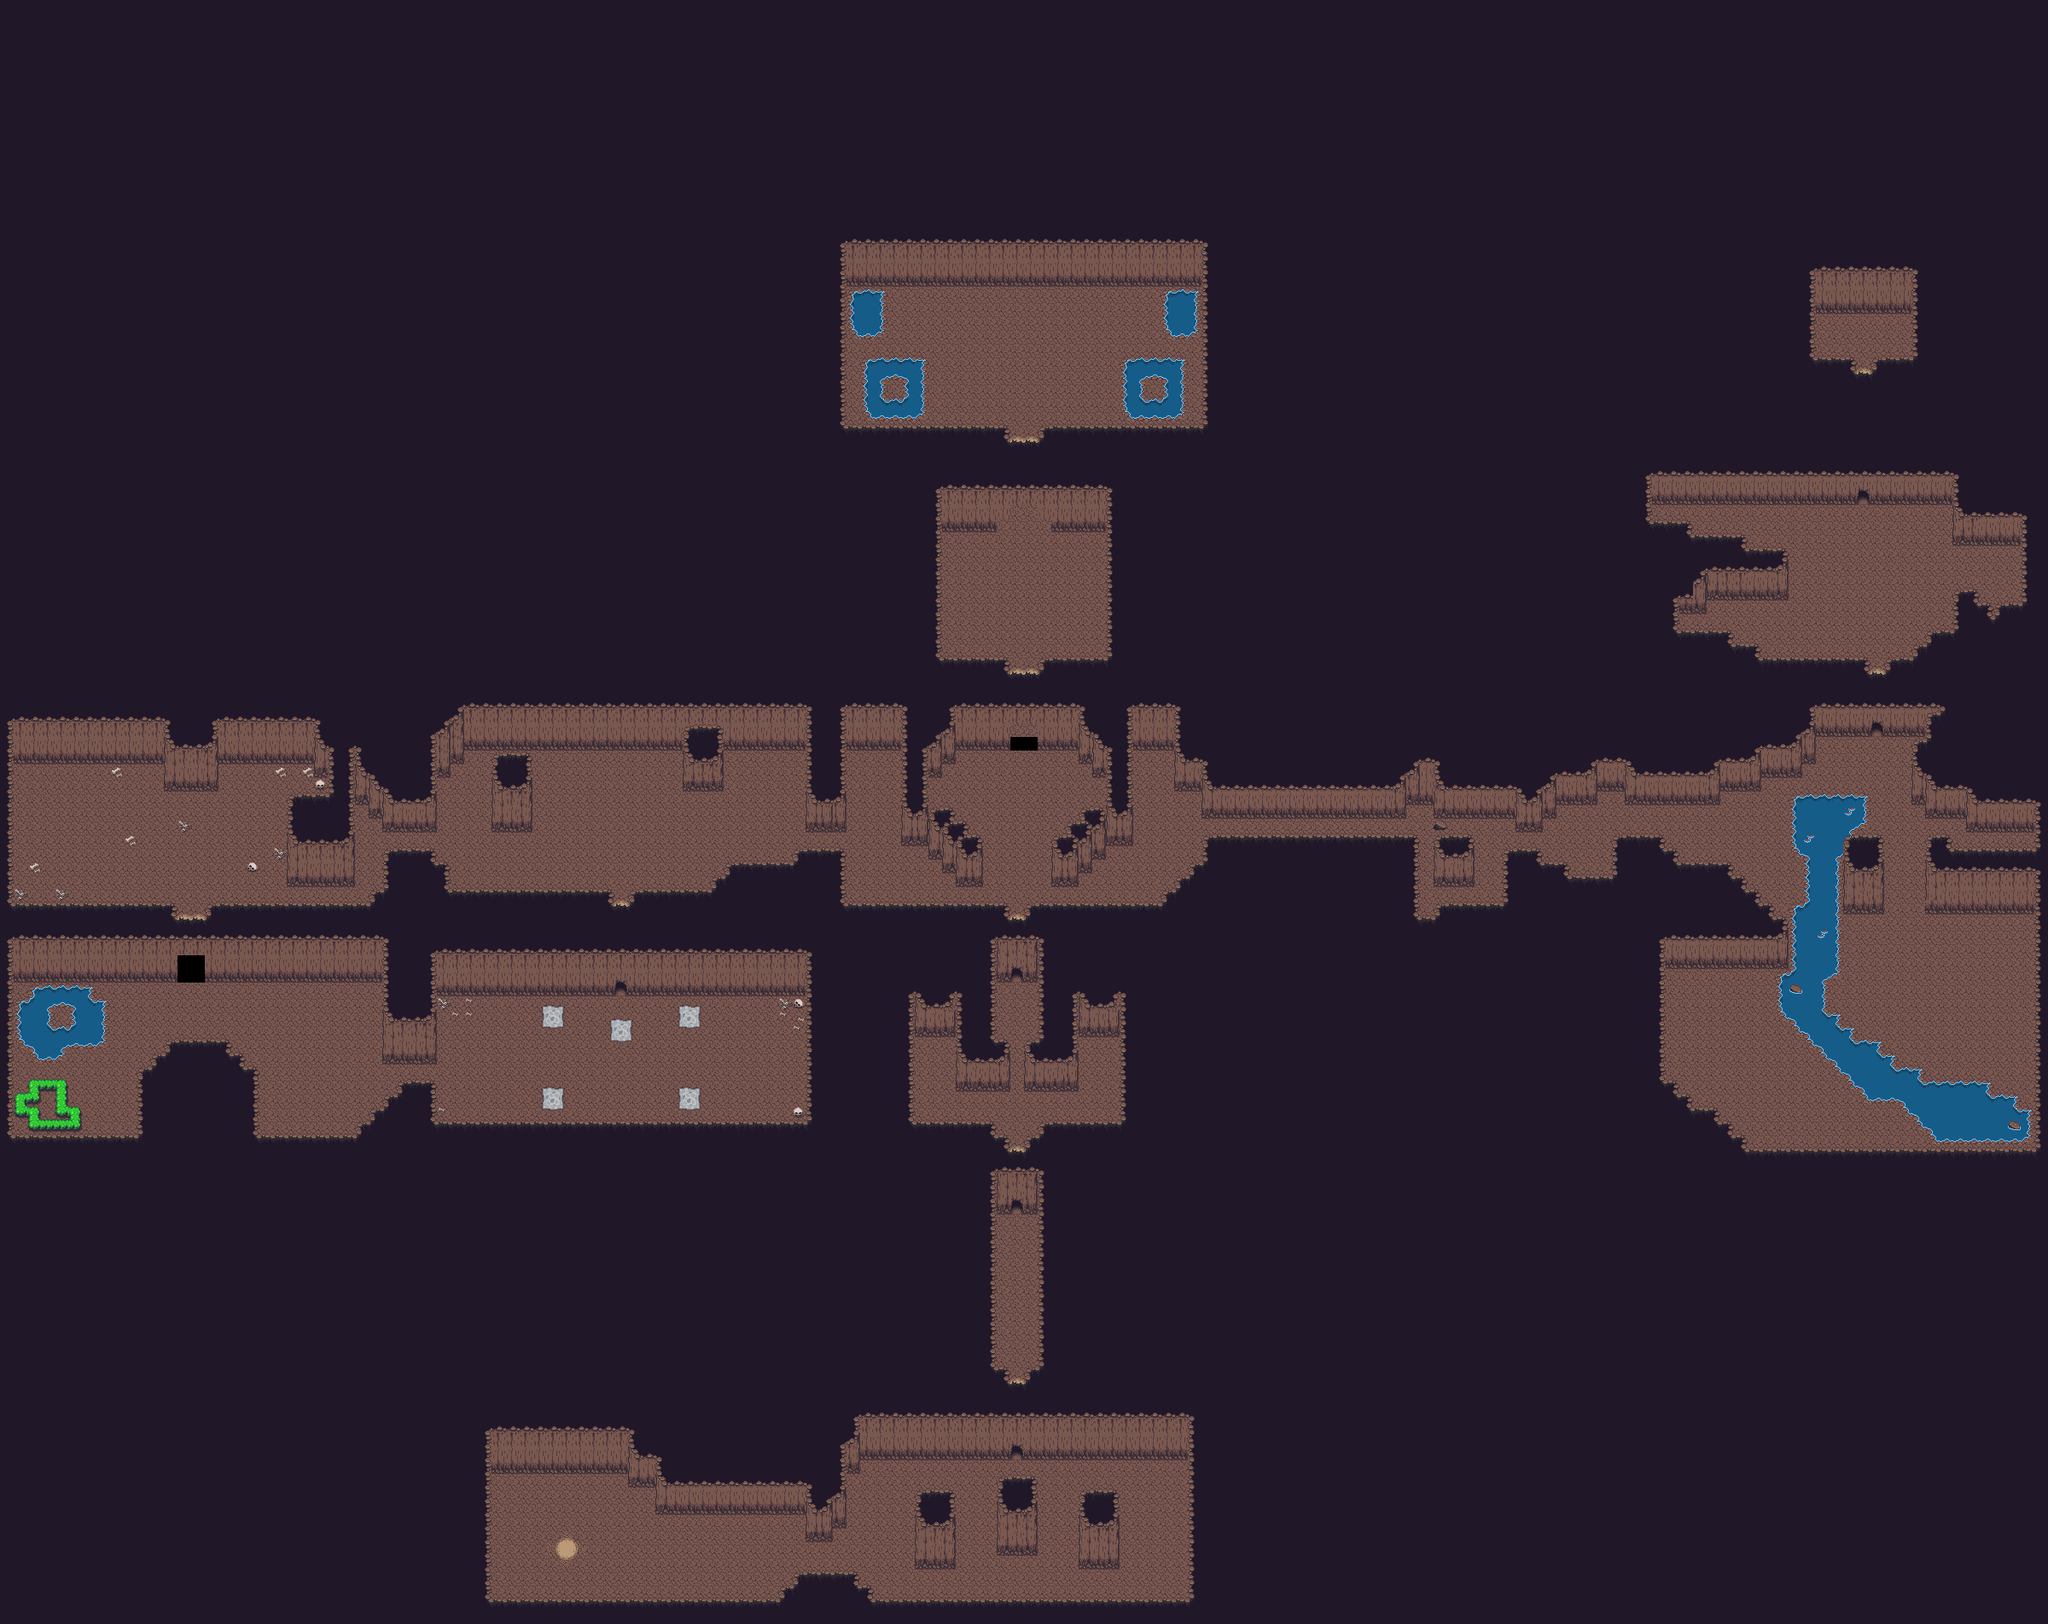

Tiled map render using the project's own tile images. Description and the map definition, with tile-layer contents summarised, below:
An orthogonal 150x119 tile map with 16x16 px tiles, 3 tile layers (Ground, Ground2, Wall), 3 tilesets and 201 objects.

<map version="1.0" tiledversion="1.0.2" orientation="orthogonal" renderorder="right-up" width="150" height="119" tilewidth="16" tileheight="16" nextobjectid="431">
 <tileset firstgid="1" source="../Resources/Tilesets/Cave.tsx" />
 <tileset firstgid="1001" source="../Resources/Tilesets/Objects.tsx" />
 <tileset firstgid="1661" source="../Resources/Tilesets/Overworld.tsx" />
 <layer name="Ground" width="150" height="119">
  <data>[17850 cells, 4647 non-empty, 14 distinct tile ids]</data>
 </layer>
 <layer name="Ground2" width="150" height="119">
  <data>[17850 cells, 390 non-empty, 37 distinct tile ids]</data>
 </layer>
 <objectgroup name="Objects">
  <object id="112" gid="166" x="2192" y="1152" width="16" height="16" />
  <object id="113" gid="166" x="2256" y="1136" width="16" height="16" />
  <object id="114" gid="166" x="2256" y="1152" width="16" height="16" />
  <object id="115" gid="166" x="2224" y="1152" width="16" height="16" />
  <object id="116" gid="166" x="2240" y="1168" width="16" height="16" />
  <object id="117" gid="166" x="2208" y="1168" width="16" height="16" />
  <object id="118" gid="166" x="2192" y="1200" width="16" height="16" />
  <object id="119" gid="166" x="2208" y="1216" width="16" height="16" />
  <object id="120" gid="166" x="2224" y="1216" width="16" height="16" />
  <object id="121" gid="166" x="2240" y="1200" width="16" height="16" />
  <object id="122" gid="166" x="2256" y="1200" width="16" height="16" />
  <object id="125" gid="166" x="2320" y="1232" width="16" height="16" />
  <object id="126" gid="166" x="2320" y="1200" width="16" height="16" />
  <object id="127" gid="166" x="2336" y="1200" width="16" height="16" />
  <object id="128" gid="166" x="2304" y="1184" width="16" height="16" />
  <object id="129" gid="166" x="2336" y="1168" width="16" height="16" />
  <object id="130" gid="166" x="2352" y="1152" width="16" height="16" />
  <object id="131" gid="166" x="2336" y="1120" width="16" height="16" />
  <object id="132" gid="166" x="2320" y="1120" width="16" height="16" />
  <object id="133" gid="166" x="2352" y="1104" width="16" height="16" />
  <object id="134" gid="166" x="2272" y="1200" width="16" height="16" />
  <object id="135" gid="166" x="2352" y="1232" width="16" height="16" />
  <object id="136" gid="166" x="2336" y="1248" width="16" height="16" />
  <object id="137" gid="167" x="2176" y="1152" width="16" height="16" />
  <object id="138" gid="167" x="2288" y="1184" width="16" height="16" />
  <object id="139" gid="167" x="2304" y="1136" width="16" height="16" />
  <object id="140" gid="167" x="2224" y="1200" width="16" height="16" />
  <object id="141" gid="167" x="2208" y="1152" width="16" height="16" />
  <object id="142" gid="167" x="2240" y="1152" width="16" height="16" />
  <object id="143" gid="167" x="2289.5" y="1172" width="16" height="16" />
  <object id="144" gid="167" x="2224" y="1168" width="16" height="16" />
  <object id="145" gid="167" x="2272" y="1136" width="16" height="16" />
  <object id="146" gid="167" x="2304" y="1120" width="16" height="16" />
  <object id="147" gid="167" x="2336" y="1104" width="16" height="16" />
  <object id="148" gid="167" x="2368" y="1104" width="16" height="16" />
  <object id="149" gid="167" x="2368" y="1136" width="16" height="16" />
  <object id="150" gid="167" x="2368" y="1120" width="16" height="16" />
  <object id="151" gid="167" x="2272" y="1184" width="16" height="16" />
  <object id="152" gid="167" x="2256" y="1232" width="16" height="16" />
  <object id="153" gid="167" x="2288" y="1232" width="16" height="16" />
  <object id="154" gid="167" x="2368" y="1248" width="16" height="16" />
  <object id="155" gid="167" x="2368" y="1232" width="16" height="16" />
  <object id="157" gid="167" x="2352" y="1248" width="16" height="16" />
  <object id="158" gid="166" x="2272" y="1248" width="16" height="16" />
  <object id="159" gid="166" x="2288" y="1136" width="16" height="16" />
  <object id="162" gid="167" x="2305" y="1197.5" width="16" height="16" />
  <object id="164" gid="166" x="2303" y="1249" width="16" height="16" />
  <object id="167" gid="166" x="688" y="1040" width="16" height="16" />
  <object id="169" gid="166" x="704" y="1008" width="16" height="16" />
  <object id="170" gid="166" x="704" y="992" width="16" height="16" />
  <object id="172" gid="166" x="720" y="976" width="16" height="16" />
  <object id="174" gid="166" x="752" y="976" width="16" height="16" />
  <object id="175" gid="166" x="768" y="976" width="16" height="16" />
  <object id="176" gid="166" x="784" y="976" width="16" height="16" />
  <object id="178" gid="166" x="784" y="1008" width="16" height="16" />
  <object id="179" gid="166" x="784" y="1024" width="16" height="16" />
  <object id="188" gid="166" x="624" y="976" width="16" height="16" />
  <object id="189" gid="166" x="544" y="1040" width="16" height="16" />
  <object id="191" gid="166" x="816" y="912" width="16" height="16" />
  <object id="192" gid="166" x="880" y="992" width="16" height="16" />
  <object id="194" gid="166" x="688" y="992" width="16" height="16" />
  <object id="195" gid="166" x="640" y="1008" width="16" height="16" />
  <object id="198" gid="166" x="816" y="1024" width="16" height="16" />
  <object id="199" gid="166" x="848" y="976" width="16" height="16" />
  <object id="200" gid="166" x="864" y="944" width="16" height="16" />
  <object id="201" gid="166" x="896" y="976" width="16" height="16" />
  <object id="202" gid="166" x="880" y="1008" width="16" height="16" />
  <object id="203" gid="166" x="640" y="912" width="16" height="16" />
  <object id="206" gid="126" x="880" y="896" width="16" height="16" />
  <object id="207" gid="126" x="912" y="928" width="16" height="16" />
  <object id="209" gid="126" x="624" y="1040" width="16" height="16" />
  <object id="210" gid="127" x="800" y="1008" width="16" height="16" />
  <object id="211" gid="167" x="544" y="928" width="16" height="16" />
  <object id="212" gid="167" x="880" y="992" width="16" height="16" />
  <object id="213" gid="167" x="784" y="992" width="16" height="16" />
  <object id="214" gid="167" x="688" y="960" width="16" height="16" />
  <object id="215" gid="167" x="704" y="1024" width="16" height="16" />
  <object id="216" gid="167" x="784" y="1040" width="16" height="16" />
  <object id="220" gid="127" x="672" y="992" width="16" height="16" />
  <object id="244" gid="89" x="864" y="1312" width="16" height="16" />
  <object id="245" gid="89" x="896" y="1312" width="16" height="16" />
  <object id="246" gid="49" x="864" y="1296" width="16" height="16" />
  <object id="247" gid="49" x="896" y="1296" width="16" height="16" />
  <object id="248" gid="9" x="864" y="1280" width="16" height="16" />
  <object id="249" gid="9" x="896" y="1280" width="16" height="16" />
  <object id="257" gid="89" x="576" y="1312" width="16" height="16" />
  <object id="258" gid="49" x="544" y="1296" width="16" height="16" />
  <object id="259" gid="9" x="576" y="1280" width="16" height="16" />
  <object id="260" gid="49" x="576" y="1296" width="16" height="16" />
  <object id="261" gid="89" x="544" y="1312" width="16" height="16" />
  <object id="262" gid="9" x="544" y="1280" width="16" height="16" />
  <object id="263" gid="89" x="736" y="1312" width="16" height="16" />
  <object id="264" gid="49" x="704" y="1296" width="16" height="16" />
  <object id="265" gid="9" x="736" y="1280" width="16" height="16" />
  <object id="266" gid="49" x="736" y="1296" width="16" height="16" />
  </objectgroup>
 <layer name="Wall" width="150" height="119">
  <data>[17850 cells, 14560 non-empty, 29 distinct tile ids]</data>
 </layer>
</map>
<!-- 106 of 201 objects omitted -->
